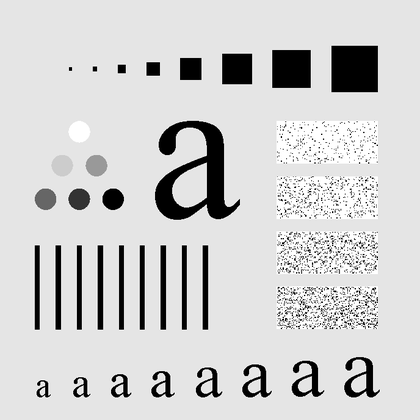
%> input picture Lab3/Proj04_04/Fig0441(a)(characters_test_pattern).tif, 420 x 420 px, shrunk from 688 x 688 before the run
$ octave main.m   (GNU Octave 9; MATLAB toolbox functions it lacks are replaced by stand-ins)
%> lines starting %> are read from the running program, lines starting %| are printed output that depends on the picture
### Lab3/Proj04_04/myGHPF.m
function [output] = myGHPF(D0, M, N)

output = zeros(M, N, 1, 'single');

for u = 1 : M
    for v = 1 : N
        D = sqrt((u - M/2)^2+(v - N/2)^2);
        output(u, v, 1) = 1-exp(-D^2 / (2*(D0^2)));
    end
end

end

### Lab3/Proj04_04/main.m
clear;
clc;
close all;

%Proj04-04: Highpass Filtering

fprintf('Proj04-04: Highpass Filtering\n');
input_image = im2single(imread('Fig0441(a)(characters_test_pattern).tif'));
%> input_image: size 420x420 single; min 0, max 1, mean 0.812
pad_input = padarray(input_image, size(input_image),'replicate','post');
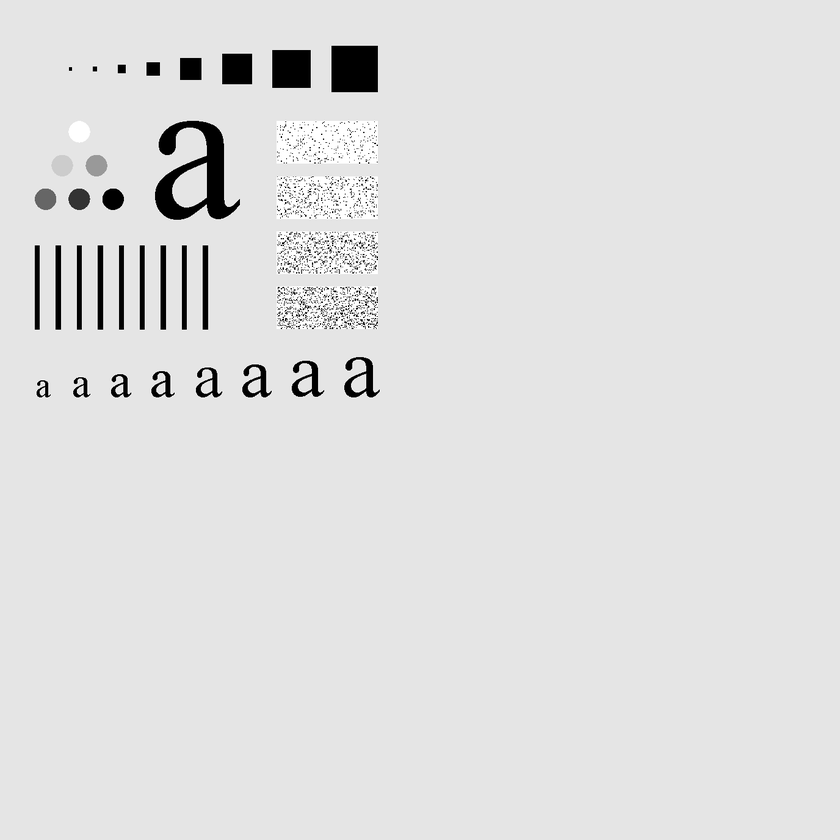
%> pad_input: size 840x840 single; min 0, max 1, mean 0.877
[M, N, C] = size(pad_input);
%> M = 840; N = 840; C = 1

for x = 1 : M
    for y = 1 : N
        pad_input(x, y) = pad_input(x, y)*((-1)^(x + y - 2));
    end
end
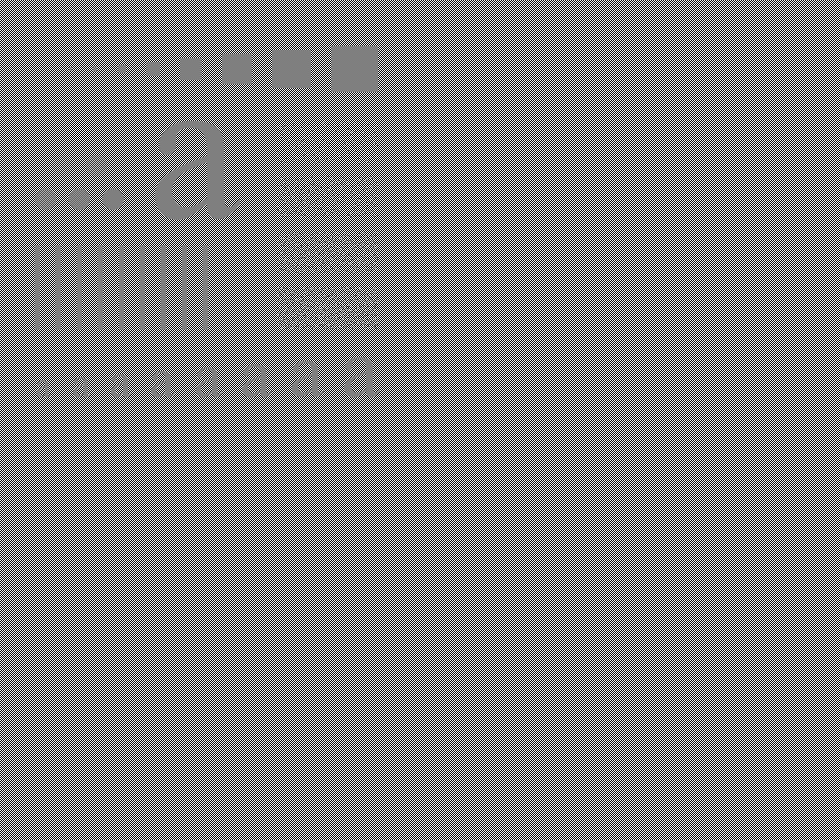
%> pad_input: size 840x840 single; min -1, max 1, mean 2.6e-06; drawn with min black and max white

transformed_image = fft2(pad_input);

filter_60 = myGHPF(60, M, N);
%> after the loop in myGHPF, `for u = 1 : M`:
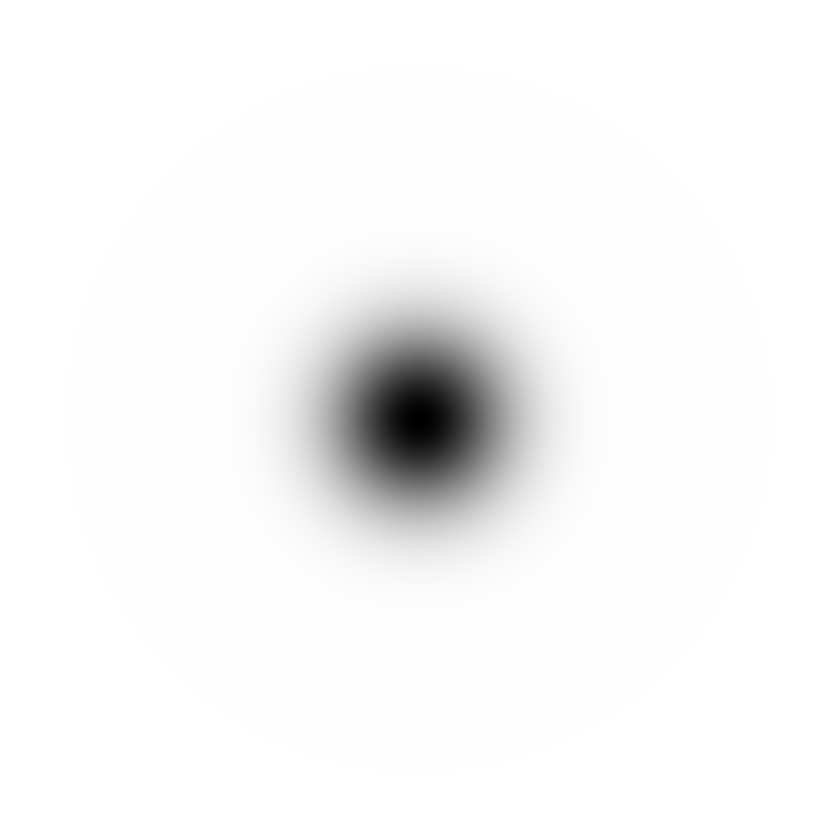
%> output: size 840x840 single; min 0, max 1, mean 0.968
filter_160 = myGHPF(160, M, N);
%> call 2 of myGHPF, with D0 = 160, M = 840, N = 840
%> after the loop in myGHPF (call 2), `for u = 1 : M`:
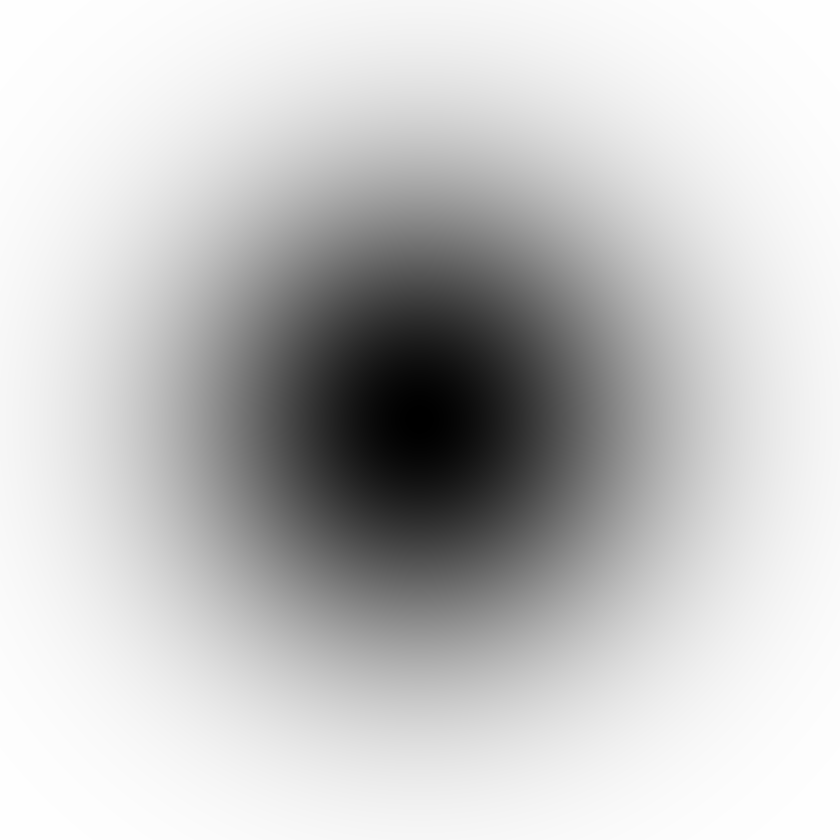
%> output: size 840x840 single; min 0, max 0.999, mean 0.776

filtered_fourier_60 = zeros(M, N, 1, 'single');
filtered_fourier_160 = zeros(M, N, 1, 'single');

for u = 1 : M
    for v = 1 : N
        filtered_fourier_60(u, v, 1) = filter_60(u, v, 1) * transformed_image(u, v, 1);
        filtered_fourier_160(u, v, 1) = filter_160(u, v, 1) * transformed_image(u, v, 1);
    end
end

filtered_image_60 = abs(ifft2(filtered_fourier_60));
filtered_image_160 = abs(ifft2(filtered_fourier_160));
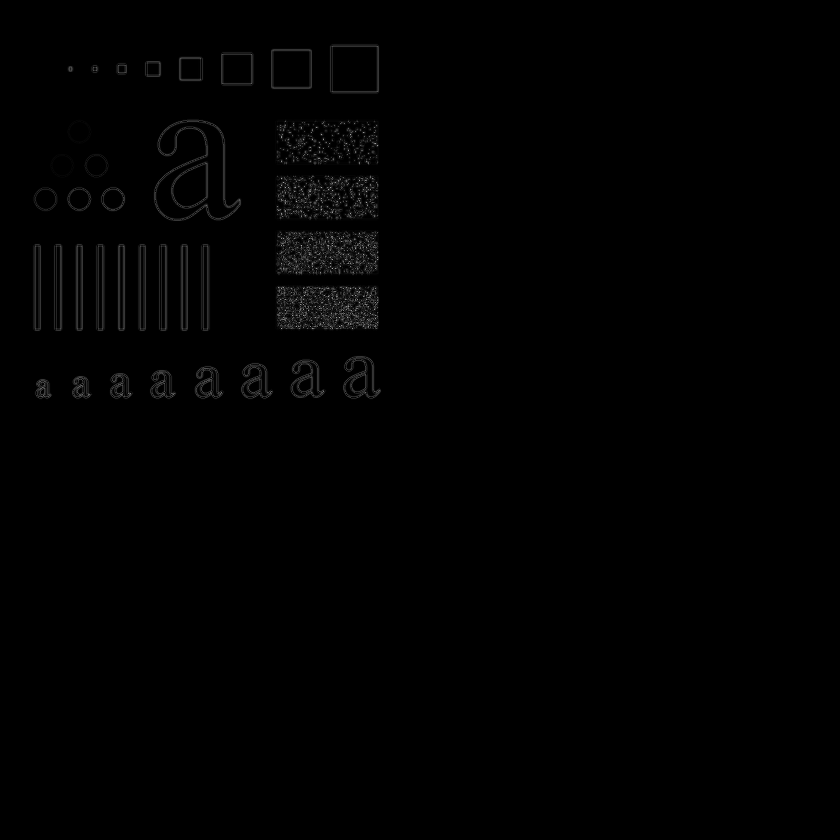
%> filtered_image_160: size 840x840 single; min 1.32e-07, max 0.707, mean 0.00534
filtered_image_60 = filtered_image_60(1:M/2,1:N/2);
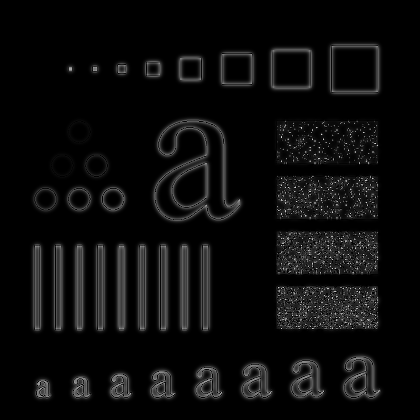
%> filtered_image_60: size 420x420 single; min 2.83e-10, max 0.868, mean 0.0482
filtered_image_160 = filtered_image_160(1:M/2,1:N/2);
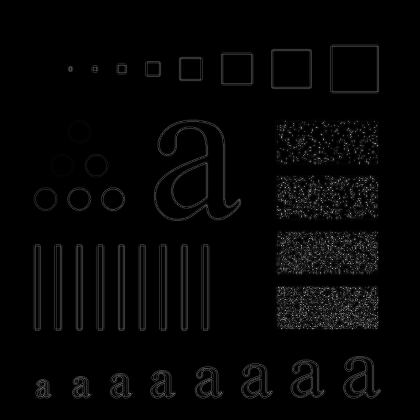
%> filtered_image_160: size 420x420 single; min 1.32e-07, max 0.707, mean 0.0212

subplot(2, 1, 1); imshow(filtered_image_60); title('filtered image with D0=60');
subplot(2, 1, 2); imshow(filtered_image_160); title('filtered image with D0=160');
